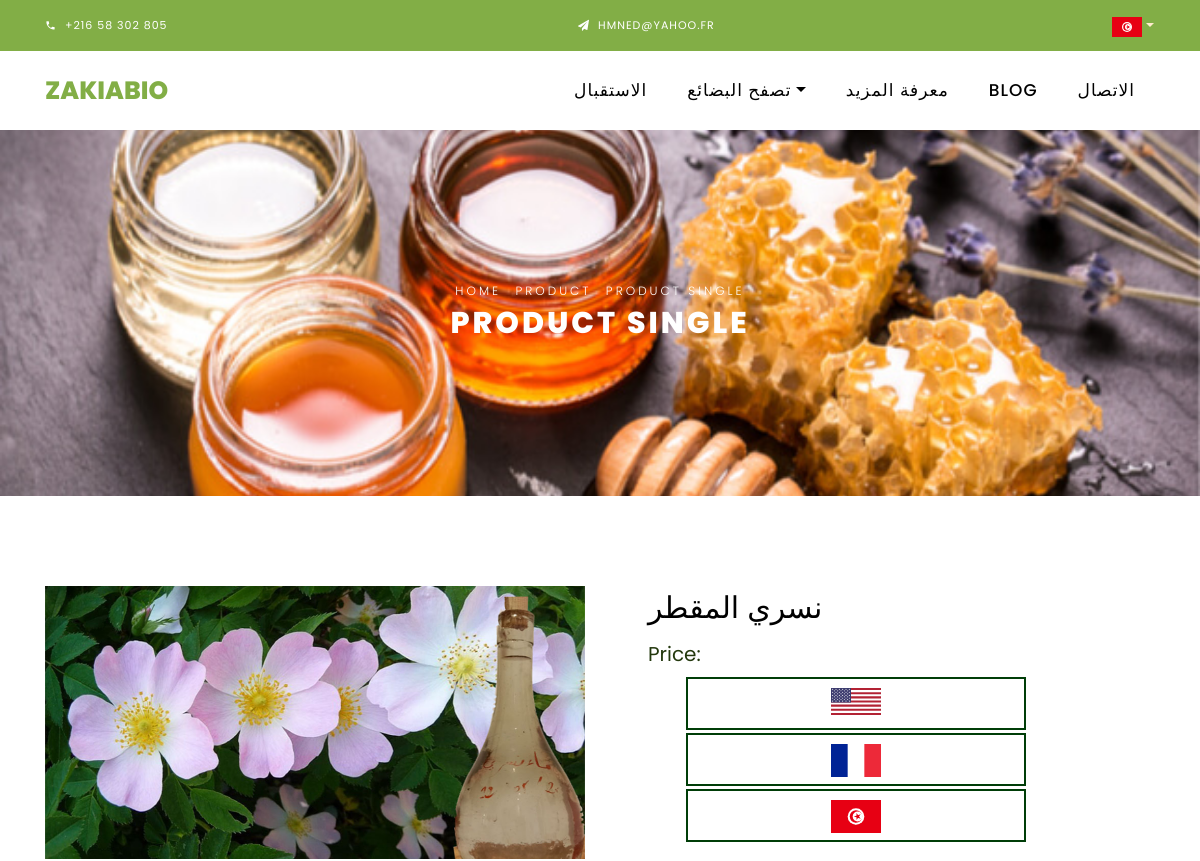
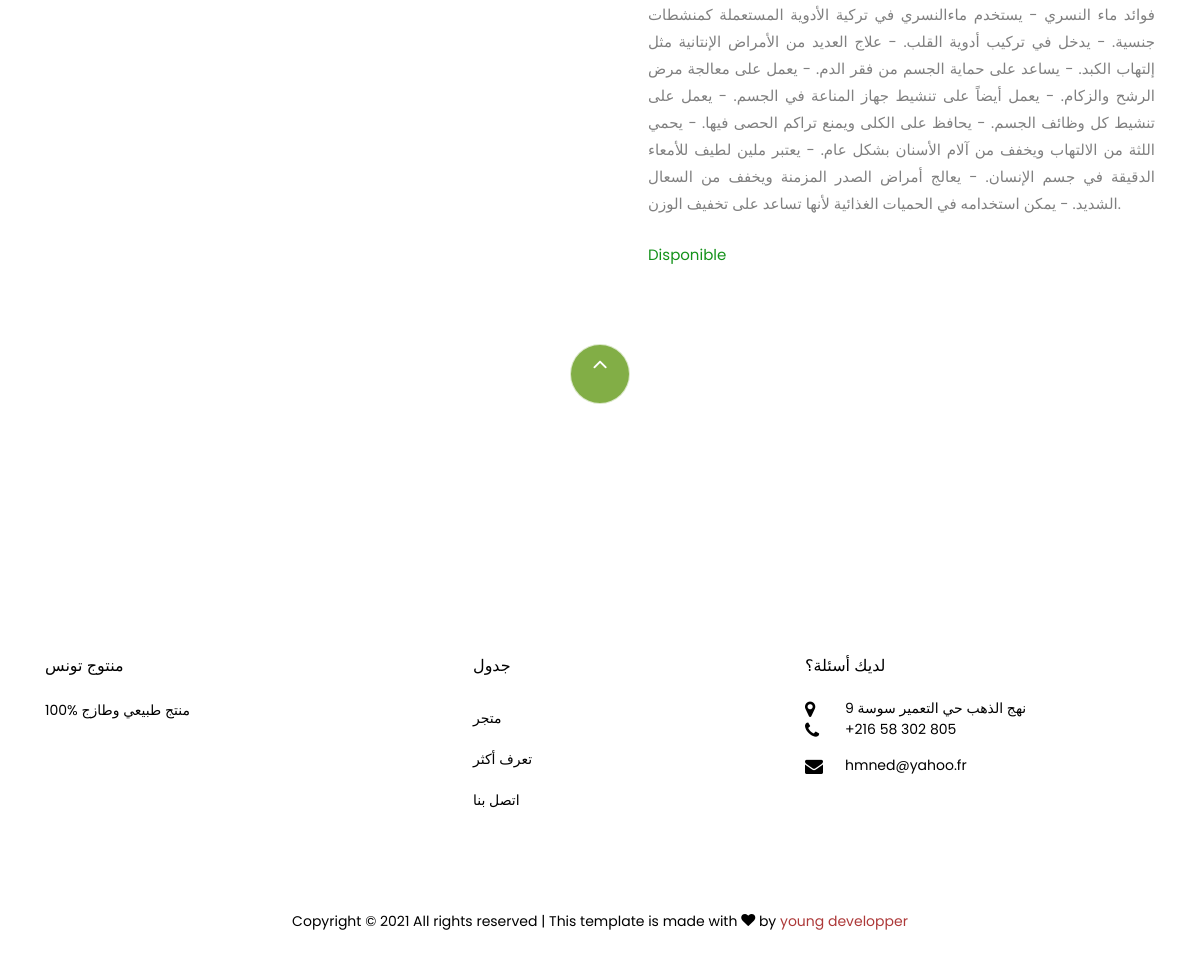
Page /ar/artisanal/nesri on the committed database (2 pictures, top to bottom).
### artisanalProd/models.py (models this page shows, shortened)
class ArtisanalProd(models.Model):
    ENtitle = models.CharField(max_length=200)
    FRtitle = models.CharField(max_length=200)
    ARtitle = models.CharField(max_length=200)
    image = models.ImageField(upload_to='pics')
    ENdescription = models.TextField(max_length=2000)
    FRdescription = models.TextField(max_length=2000)
    ARdescription = models.TextField(max_length=2000)
    pricedemikg = models.FloatField(max_length=1000)
    pricequartkg = models.FloatField(max_length=1000)
    price = models.FloatField(max_length=1000)
    slug = models.SlugField(unique=True)
    available = models.BooleanField(default=True)

### ar/views.py (the view)
# urls.py: path('artisanal/<slug:slug>', views.singlear, name='singlar')
def singlear(request, slug):
    try:
        product = ArtisanalProd.objects.get(slug = slug)
        return render(request, 'arab/product-singlear.html', context={'product':product})
    except:
        raise Http404

### template/arab/product-singlear.html (shortened to what this page needs)
{% load static %}
{% load mathfilters %}
<!DOCTYPE html>
<html lang="en">
<head>
  <link rel="stylesheet" href="{% static 'css/open-iconic-bootstrap.min.css' %}" />
  <link rel="stylesheet" href="{% static 'css/animate.css' %}" />
  <link rel="stylesheet" href="{% static 'css/owl.carousel.min.css' %}" />
  <link rel="stylesheet" href="{% static 'css/owl.theme.default.min.css' %}" />
  <link rel="stylesheet" href="{% static 'css/magnific-popup.css' %}" />
  <link rel="stylesheet" href="{% static 'css/aos.css' %}" />
  <link rel="stylesheet" href="{% static 'css/ionicons.min.css' %}" />
  <link rel="stylesheet" href="{% static 'css/bootstrap-datepicker.css' %}" />
  <link rel="stylesheet" href="{% static 'css/jquery.timepicker.css' %}" />
  <link rel="stylesheet" href="{% static 'css/flaticon.css' %}" />
  <link rel="stylesheet" href="{% static 'css/icomoon.css' %}" />
  <link rel="stylesheet" href="{% static 'css/style.css' %}" />
</head>
<body class="goto-here">
  <div class="py-1 bg-primary">
    <div class="container">
      <div class="row no-gutters d-flex align-items-start align-items-center px-md-0">
        <div class="col-lg-12 d-block">
          <div class="row d-flex">
            <div class="col-md pr-4 d-flex topper align-items-center">
              <div class="icon mr-2 d-flex justify-content-center align-items-center">
                <span class="icon-phone2"></span>
              </div>
              <span class="text">+216 58 302 805</span>
            </div>
            <div class="col-md pr-4 d-flex topper align-items-center">
              <div class="icon mr-2 d-flex justify-content-center align-items-center">
                <span class="icon-paper-plane"></span>
              </div>
              <span class="text">Hmned@yahoo.fr</span>
            </div>
            <div class="#">
              <a class="nav-link dropdown-toggle" href="#" id="dropdown04" data-toggle="dropdown" aria-haspopup="true"
                aria-expanded="false" style="color: blanchedalmond;"><img src="{% static 'images/tn.svg' %}" alt=""
                  width="30px" length="30px" /></a>
            </div>
          </div>
        </div>
      </div>
    </div>
  </div>
  <nav class="navbar navbar-expand-lg navbar-dark ftco_navbar bg-dark ftco-navbar-light" id="ftco-navbar">
    <div class="container">
      <a class="navbar-brand" href="/">ZAKIABIO</a>
      <div class="collapse navbar-collapse" id="ftco-nav">
        <ul class="navbar-nav ml-auto">
          <li class="nav-item active"><a href="/ar" class="nav-link">الاستقبال</a></li>
          <li class="nav-item dropdown">
            <a class="nav-link dropdown-toggle" href="#" id="dropdown04" data-toggle="dropdown" aria-haspopup="true"
              aria-expanded="false">تصفح البضائع</a>
          </li>
          <li class="nav-item">
            <a href="/ar/about" class="nav-link">معرفة المزيد</a>
          </li>
          <li class="nav-item">
            <a href="/ar/blog" class="nav-link">Blog</a>
          </li>
          <li class="nav-item">
            <a href="/ar/contact" class="nav-link">الاتصال</a>
          </li>
        </ul>
      </div>
    </div>
  </nav>
  <div class="hero-wrap hero-bread" style="background-image: url({% static 'images/img1.jpg' %});">
	<div class="container">
	  <div class="row no-gutters slider-text align-items-center justify-content-center">
		<div class="col-md-9 ftco-animate text-center">
			<p class="breadcrumbs"><span class="mr-2"><a href="/">Home</a></span> <span class="mr-2"><a href="/">Product</a></span> <span>Product Single</span></p>
		  <h1 class="mb-0 bread">Product Single</h1>
		</div>
	  </div>
	</div>
  </div>
  <section class="ftco-section">
	  <div class="container">
		  <div class="row">
			  <div class="col-lg-6 mb-5 ftco-animate">
				  <a href="#" class="image-popup"><img src="{{ product.image.url }}" class="img-fluid" alt="Colorlib Template"></a>
			  </div>
			  <div class="col-lg-6 product-details pl-md-5 ftco-animate hoverdiv">
				  <h3 id='hovertl'>{{ product.ARtitle }}</h3>
          <h5 style=" color: rgb(35, 56, 13);"id='hovertl'>Price:</h5>
        <div class='signsu' style='border: rgb(0, 61, 8) solid 2px; text-align: center;  height: 1.4cm; width: 9cm; margin-left: 1cm;'>
          <img class='zsignsu' src="{% static 'images/us.svg' %}" alt="" width="50px" length="50px" style="padding-top: 9px;" />
        </div>
        <div class='signsf' style='border: rgb(0, 61, 8) solid 2px; text-align: center; height: 1.4cm; width: 9cm; margin-top: 3px;; margin-left: 1cm;'>
          <img class='zsignsf' src="{% static 'images/fr.svg' %}" alt="" width="50px" length="50px" style="padding-top: 9px;"/>
        </div>
        <div class='signst' style='border: rgb(0, 61, 8) solid 2px; text-align: center; height: 1.4cm; width: 9cm; margin-top: 3px;; margin-left: 1cm; margin-bottom: 20px;'>
          <img class='zsignst' src="{% static 'images/tn.svg' %}" alt="" width="50px" length="50px" style="padding-top: 9px;"/>
        </div>
		<p align="justify">{{ product.ARdescription }}</p>
					  <div class="row mt-4">
        {% if product.available %}
				<div class="col-md-12">
					<p style="color: rgb(20, 146, 26);">Disponible</p>
        {% else %}
                    <p style="color: rgb(255, 0, 0);">InDisponible</p>
        </div>
        {% endif %}
			</div>
			  </div>
		  </div>
	  </div>
  </section>
  <footer class="ftco-footer ftco-section" style="padding-top: 20em;">
    <div class="container">
      <div class="row">
        <div class="mouse">
          <a href="#" class="mouse-icon">
            <div class="mouse-wheel">
              <span class="ion-ios-arrow-up"></span>
            </div>
          </a>
        </div>
      </div>
      <div class="row mb-5">
        <div class="col-md">
          <div class="ftco-footer-widget mb-4">
            <h2 class="ftco-heading-2">منتوج تونس</h2>
            <p>
              منتج طبيعي وطازج %100
            </p>
            <ul class="ftco-footer-social list-unstyled float-md-left float-lft mt-5">
			</ul>
          </div>
        </div>
        <div class="col-md">
          <div class="ftco-footer-widget mb-4 ml-md-5">
            <h2 class="ftco-heading-2">جدول</h2>
            <ul class="list-unstyled">
              <li><a href="shop" class="py-2 d-block">متجر</a></li>
              <li><a href="about" class="py-2 d-block">تعرف أكثر</a></li>
              <li><a href="contact" class="py-2 d-block">اتصل بنا</a></li>
            </ul>
          </div>
        </div>
        <div class="col-md">
          <div class="ftco-footer-widget mb-4">
            <h2 class="ftco-heading-2">لديك أسئلة؟</h2>
            <div class="block-23 mb-3">
              <ul>
								<li>
									<span class="icon icon-map-marker"></span><span class="text">9 نهج الذهب حي التعمير سوسة</span>
								</li>
								<li>
									<a href="#"><span class="icon icon-phone"></span><span class="text">+216 58 302 805</span></a>
								</li>
								<li>
									<a href="#"><span class="icon icon-envelope"></span><span
											class="text">hmned@yahoo.fr</span></a>
								</li>
							</ul>
            </div>
          </div>
        </div>
      </div>
      <div class="row">
        <div class="col-md-12 text-center">
          <p>
            Copyright &copy;
            All rights reserved | This template is made with
            <i class="icon-heart color-danger" aria-hidden="true"></i> by
            <a href="#" target="_blank">young developper</a>
          </p>
        </div>
      </div>
    </div>
  </footer>
</body>
</html>

### static/css/icomoon.css (style rules this page uses)
[class^="icon-"], [class*=" icon-"] { font-family: 'icomoon' !important; speak: none; font-style: normal; font-weight: normal; font-variant: normal; text-transform: none; line-height: 1; -webkit-font-smoothing: antialiased; -moz-osx-font-smoothing: grayscale; }
.icon-heart:before { content: "\f004"; }
.icon-map-marker:before { content: "\f041"; }
.icon-phone:before { content: "\f095"; }
.icon-envelope:before { content: "\f0e0"; }
.icon-paper-plane:before { content: "\f1d8"; }
.icon-phone2:before { content: "\e0cd"; }

### rows in the picture
ArtisanalProd: image (picture), ARtitle "نسري المقطر", ARdescription "فوائد ماء النسري - يستخدم ماءالنسري في تركية الأدوية المستعملة كمنشطات جنسية. - يدخل في تركيب أدوية القلب. - علاج العديد من الأمراض الإنتانية مثل إلتهاب الكبد. - يساعد على حماية الجسم من فقر الدم. - يعمل على معالجة مرض الرشح والزكام. - يعمل أيضاً على تنشيط جهاز المناعة في الجسم. - يعمل على تنشيط كل وظائف الجسم. - يحافظ على الكلى ويمنع تراكم الحصى فيها. - يحمي اللثة من الالتهاب ويخفف من آلام الأسنان بشكل عام. - يعتبر ملين لطيف للأمعاء الدقيقة في جسم الإنسان. - يعالج أمراض الصدر المزمنة ويخفف من السعال الشديد. - يمكن استخدامه في الحميات الغذائية لأنها تساعد على تخفيف الوزن."
